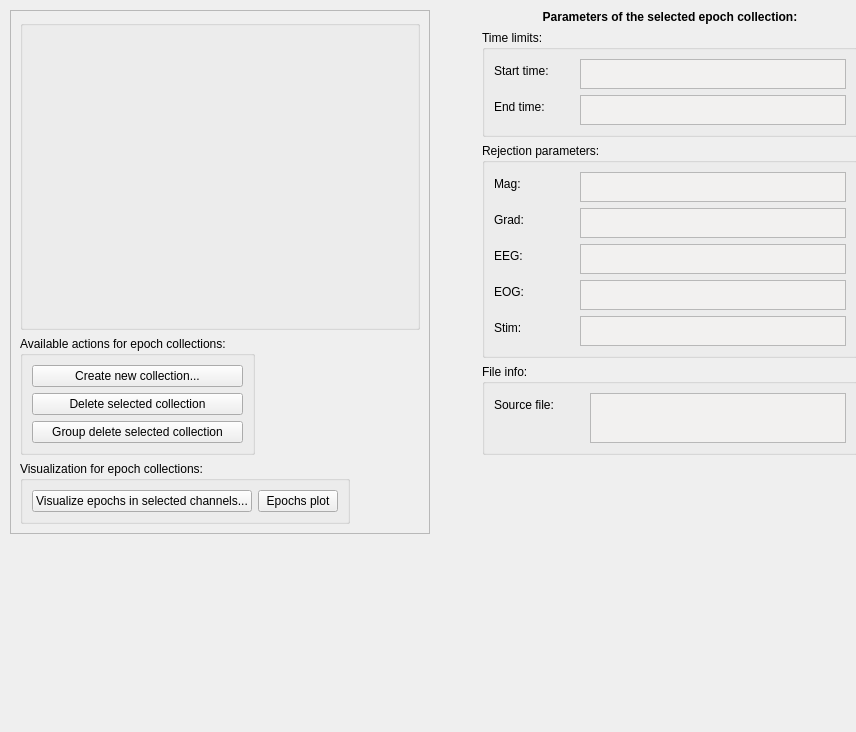
<?xml version="1.0" encoding="UTF-8"?>
<ui version="4.0">
 <class>mainWindowTabEpochs</class>
 <widget class="QWidget" name="mainWindowTabEpochs">
  <property name="geometry">
   <rect>
    <x>0</x>
    <y>0</y>
    <width>856</width>
    <height>732</height>
   </rect>
  </property>
  <property name="windowTitle">
   <string>Form</string>
  </property>
  <widget class="QWidget" name="layoutWidget">
   <property name="geometry">
    <rect>
     <x>10</x>
     <y>10</y>
     <width>848</width>
     <height>524</height>
    </rect>
   </property>
   <layout class="QGridLayout" name="gridLayout_15">
    <item row="1" column="2">
     <layout class="QVBoxLayout" name="verticalLayoutEpochsInfo">
      <item>
       <widget class="QLabel" name="labelParameters">
        <property name="font">
         <font>
          <weight>75</weight>
          <bold>true</bold>
         </font>
        </property>
        <property name="text">
         <string>Parameters of the selected epoch collection:</string>
        </property>
        <property name="alignment">
         <set>Qt::AlignCenter</set>
        </property>
       </widget>
      </item>
      <item>
       <widget class="QGroupBox" name="groupBoxEpochTimes">
        <property name="title">
         <string>Time limits:</string>
        </property>
        <layout class="QFormLayout" name="formLayout">
         <property name="fieldGrowthPolicy">
          <enum>QFormLayout::AllNonFixedFieldsGrow</enum>
         </property>
         <item row="1" column="0">
          <widget class="QLabel" name="labelTmin">
           <property name="minimumSize">
            <size>
             <width>80</width>
             <height>0</height>
            </size>
           </property>
           <property name="text">
            <string>Start time:</string>
           </property>
           <property name="alignment">
            <set>Qt::AlignLeading|Qt::AlignLeft|Qt::AlignVCenter</set>
           </property>
          </widget>
         </item>
         <item row="1" column="1">
          <widget class="QTextBrowser" name="textBrowserTmin">
           <property name="enabled">
            <bool>true</bool>
           </property>
           <property name="sizePolicy">
            <sizepolicy hsizetype="Preferred" vsizetype="Fixed">
             <horstretch>0</horstretch>
             <verstretch>0</verstretch>
            </sizepolicy>
           </property>
           <property name="minimumSize">
            <size>
             <width>0</width>
             <height>0</height>
            </size>
           </property>
           <property name="maximumSize">
            <size>
             <width>16777215</width>
             <height>30</height>
            </size>
           </property>
           <property name="sizeIncrement">
            <size>
             <width>0</width>
             <height>31</height>
            </size>
           </property>
           <property name="baseSize">
            <size>
             <width>0</width>
             <height>0</height>
            </size>
           </property>
           <property name="palette">
            <palette>
             <active>
              <colorrole role="Base">
               <brush brushstyle="SolidPattern">
                <color alpha="255">
                 <red>242</red>
                 <green>241</green>
                 <blue>240</blue>
                </color>
               </brush>
              </colorrole>
             </active>
             <inactive>
              <colorrole role="Base">
               <brush brushstyle="SolidPattern">
                <color alpha="255">
                 <red>242</red>
                 <green>241</green>
                 <blue>240</blue>
                </color>
               </brush>
              </colorrole>
             </inactive>
             <disabled>
              <colorrole role="Base">
               <brush brushstyle="SolidPattern">
                <color alpha="255">
                 <red>255</red>
                 <green>255</green>
                 <blue>255</blue>
                </color>
               </brush>
              </colorrole>
             </disabled>
            </palette>
           </property>
           <property name="frameShape">
            <enum>QFrame::StyledPanel</enum>
           </property>
          </widget>
         </item>
         <item row="2" column="0">
          <widget class="QLabel" name="labelTmax">
           <property name="minimumSize">
            <size>
             <width>80</width>
             <height>0</height>
            </size>
           </property>
           <property name="text">
            <string>End time:</string>
           </property>
           <property name="alignment">
            <set>Qt::AlignLeading|Qt::AlignLeft|Qt::AlignVCenter</set>
           </property>
          </widget>
         </item>
         <item row="2" column="1">
          <widget class="QTextBrowser" name="textBrowserTmax">
           <property name="enabled">
            <bool>true</bool>
           </property>
           <property name="sizePolicy">
            <sizepolicy hsizetype="Preferred" vsizetype="Preferred">
             <horstretch>0</horstretch>
             <verstretch>0</verstretch>
            </sizepolicy>
           </property>
           <property name="minimumSize">
            <size>
             <width>0</width>
             <height>0</height>
            </size>
           </property>
           <property name="maximumSize">
            <size>
             <width>16777215</width>
             <height>30</height>
            </size>
           </property>
           <property name="sizeIncrement">
            <size>
             <width>0</width>
             <height>31</height>
            </size>
           </property>
           <property name="palette">
            <palette>
             <active>
              <colorrole role="Base">
               <brush brushstyle="SolidPattern">
                <color alpha="255">
                 <red>242</red>
                 <green>241</green>
                 <blue>240</blue>
                </color>
               </brush>
              </colorrole>
             </active>
             <inactive>
              <colorrole role="Base">
               <brush brushstyle="SolidPattern">
                <color alpha="255">
                 <red>242</red>
                 <green>241</green>
                 <blue>240</blue>
                </color>
               </brush>
              </colorrole>
             </inactive>
             <disabled>
              <colorrole role="Base">
               <brush brushstyle="SolidPattern">
                <color alpha="255">
                 <red>255</red>
                 <green>255</green>
                 <blue>255</blue>
                </color>
               </brush>
              </colorrole>
             </disabled>
            </palette>
           </property>
          </widget>
         </item>
        </layout>
       </widget>
      </item>
      <item>
       <widget class="QGroupBox" name="groupBoxRejections">
        <property name="title">
         <string>Rejection parameters:</string>
        </property>
        <layout class="QFormLayout" name="formLayout_4">
         <property name="fieldGrowthPolicy">
          <enum>QFormLayout::AllNonFixedFieldsGrow</enum>
         </property>
         <item row="0" column="0">
          <widget class="QLabel" name="labelMagReject">
           <property name="minimumSize">
            <size>
             <width>80</width>
             <height>0</height>
            </size>
           </property>
           <property name="maximumSize">
            <size>
             <width>16777215</width>
             <height>16777215</height>
            </size>
           </property>
           <property name="text">
            <string>Mag:</string>
           </property>
           <property name="alignment">
            <set>Qt::AlignLeading|Qt::AlignLeft|Qt::AlignVCenter</set>
           </property>
          </widget>
         </item>
         <item row="0" column="1">
          <widget class="QTextBrowser" name="textBrowserMag">
           <property name="enabled">
            <bool>true</bool>
           </property>
           <property name="sizePolicy">
            <sizepolicy hsizetype="Preferred" vsizetype="Preferred">
             <horstretch>0</horstretch>
             <verstretch>0</verstretch>
            </sizepolicy>
           </property>
           <property name="minimumSize">
            <size>
             <width>0</width>
             <height>0</height>
            </size>
           </property>
           <property name="maximumSize">
            <size>
             <width>16777215</width>
             <height>30</height>
            </size>
           </property>
           <property name="sizeIncrement">
            <size>
             <width>0</width>
             <height>31</height>
            </size>
           </property>
           <property name="palette">
            <palette>
             <active>
              <colorrole role="Base">
               <brush brushstyle="SolidPattern">
                <color alpha="255">
                 <red>242</red>
                 <green>241</green>
                 <blue>240</blue>
                </color>
               </brush>
              </colorrole>
             </active>
             <inactive>
              <colorrole role="Base">
               <brush brushstyle="SolidPattern">
                <color alpha="255">
                 <red>242</red>
                 <green>241</green>
                 <blue>240</blue>
                </color>
               </brush>
              </colorrole>
             </inactive>
             <disabled>
              <colorrole role="Base">
               <brush brushstyle="SolidPattern">
                <color alpha="255">
                 <red>255</red>
                 <green>255</green>
                 <blue>255</blue>
                </color>
               </brush>
              </colorrole>
             </disabled>
            </palette>
           </property>
           <property name="frameShadow">
            <enum>QFrame::Sunken</enum>
           </property>
          </widget>
         </item>
         <item row="1" column="0">
          <widget class="QLabel" name="labelGradReject">
           <property name="minimumSize">
            <size>
             <width>75</width>
             <height>0</height>
            </size>
           </property>
           <property name="maximumSize">
            <size>
             <width>16777215</width>
             <height>16777215</height>
            </size>
           </property>
           <property name="text">
            <string>Grad:</string>
           </property>
           <property name="alignment">
            <set>Qt::AlignLeading|Qt::AlignLeft|Qt::AlignVCenter</set>
           </property>
          </widget>
         </item>
         <item row="1" column="1">
          <widget class="QTextBrowser" name="textBrowserGrad">
           <property name="sizePolicy">
            <sizepolicy hsizetype="Expanding" vsizetype="Expanding">
             <horstretch>0</horstretch>
             <verstretch>0</verstretch>
            </sizepolicy>
           </property>
           <property name="minimumSize">
            <size>
             <width>0</width>
             <height>0</height>
            </size>
           </property>
           <property name="maximumSize">
            <size>
             <width>16777215</width>
             <height>30</height>
            </size>
           </property>
           <property name="palette">
            <palette>
             <active>
              <colorrole role="Base">
               <brush brushstyle="SolidPattern">
                <color alpha="255">
                 <red>242</red>
                 <green>241</green>
                 <blue>240</blue>
                </color>
               </brush>
              </colorrole>
             </active>
             <inactive>
              <colorrole role="Base">
               <brush brushstyle="SolidPattern">
                <color alpha="255">
                 <red>242</red>
                 <green>241</green>
                 <blue>240</blue>
                </color>
               </brush>
              </colorrole>
             </inactive>
             <disabled>
              <colorrole role="Base">
               <brush brushstyle="SolidPattern">
                <color alpha="255">
                 <red>255</red>
                 <green>255</green>
                 <blue>255</blue>
                </color>
               </brush>
              </colorrole>
             </disabled>
            </palette>
           </property>
          </widget>
         </item>
         <item row="2" column="0">
          <widget class="QLabel" name="labelEegReject">
           <property name="minimumSize">
            <size>
             <width>75</width>
             <height>0</height>
            </size>
           </property>
           <property name="text">
            <string>EEG:</string>
           </property>
           <property name="alignment">
            <set>Qt::AlignLeading|Qt::AlignLeft|Qt::AlignVCenter</set>
           </property>
          </widget>
         </item>
         <item row="2" column="1">
          <widget class="QTextBrowser" name="textBrowserEEG">
           <property name="maximumSize">
            <size>
             <width>16777215</width>
             <height>30</height>
            </size>
           </property>
           <property name="palette">
            <palette>
             <active>
              <colorrole role="Base">
               <brush brushstyle="SolidPattern">
                <color alpha="255">
                 <red>242</red>
                 <green>241</green>
                 <blue>240</blue>
                </color>
               </brush>
              </colorrole>
             </active>
             <inactive>
              <colorrole role="Base">
               <brush brushstyle="SolidPattern">
                <color alpha="255">
                 <red>242</red>
                 <green>241</green>
                 <blue>240</blue>
                </color>
               </brush>
              </colorrole>
             </inactive>
             <disabled>
              <colorrole role="Base">
               <brush brushstyle="SolidPattern">
                <color alpha="255">
                 <red>255</red>
                 <green>255</green>
                 <blue>255</blue>
                </color>
               </brush>
              </colorrole>
             </disabled>
            </palette>
           </property>
          </widget>
         </item>
         <item row="3" column="0">
          <widget class="QLabel" name="labelEogReject">
           <property name="minimumSize">
            <size>
             <width>75</width>
             <height>0</height>
            </size>
           </property>
           <property name="text">
            <string>EOG:</string>
           </property>
           <property name="alignment">
            <set>Qt::AlignLeading|Qt::AlignLeft|Qt::AlignVCenter</set>
           </property>
          </widget>
         </item>
         <item row="3" column="1">
          <widget class="QTextBrowser" name="textBrowserEOG">
           <property name="maximumSize">
            <size>
             <width>16777215</width>
             <height>30</height>
            </size>
           </property>
           <property name="palette">
            <palette>
             <active>
              <colorrole role="Base">
               <brush brushstyle="SolidPattern">
                <color alpha="255">
                 <red>242</red>
                 <green>241</green>
                 <blue>240</blue>
                </color>
               </brush>
              </colorrole>
             </active>
             <inactive>
              <colorrole role="Base">
               <brush brushstyle="SolidPattern">
                <color alpha="255">
                 <red>242</red>
                 <green>241</green>
                 <blue>240</blue>
                </color>
               </brush>
              </colorrole>
             </inactive>
             <disabled>
              <colorrole role="Base">
               <brush brushstyle="SolidPattern">
                <color alpha="255">
                 <red>255</red>
                 <green>255</green>
                 <blue>255</blue>
                </color>
               </brush>
              </colorrole>
             </disabled>
            </palette>
           </property>
          </widget>
         </item>
         <item row="4" column="0">
          <widget class="QLabel" name="labelStimReject">
           <property name="minimumSize">
            <size>
             <width>75</width>
             <height>0</height>
            </size>
           </property>
           <property name="text">
            <string>Stim:</string>
           </property>
           <property name="alignment">
            <set>Qt::AlignLeading|Qt::AlignLeft|Qt::AlignVCenter</set>
           </property>
          </widget>
         </item>
         <item row="4" column="1">
          <widget class="QTextBrowser" name="textBrowserStim">
           <property name="maximumSize">
            <size>
             <width>16777215</width>
             <height>30</height>
            </size>
           </property>
           <property name="palette">
            <palette>
             <active>
              <colorrole role="Base">
               <brush brushstyle="SolidPattern">
                <color alpha="255">
                 <red>242</red>
                 <green>241</green>
                 <blue>240</blue>
                </color>
               </brush>
              </colorrole>
             </active>
             <inactive>
              <colorrole role="Base">
               <brush brushstyle="SolidPattern">
                <color alpha="255">
                 <red>242</red>
                 <green>241</green>
                 <blue>240</blue>
                </color>
               </brush>
              </colorrole>
             </inactive>
             <disabled>
              <colorrole role="Base">
               <brush brushstyle="SolidPattern">
                <color alpha="255">
                 <red>255</red>
                 <green>255</green>
                 <blue>255</blue>
                </color>
               </brush>
              </colorrole>
             </disabled>
            </palette>
           </property>
          </widget>
         </item>
        </layout>
       </widget>
      </item>
      <item>
       <widget class="QGroupBox" name="groupBoxWorkingFile">
        <property name="title">
         <string>File info:</string>
        </property>
        <layout class="QFormLayout" name="formLayout_2">
         <item row="0" column="0">
          <widget class="QLabel" name="labelWorkingFile">
           <property name="minimumSize">
            <size>
             <width>90</width>
             <height>0</height>
            </size>
           </property>
           <property name="maximumSize">
            <size>
             <width>16777215</width>
             <height>6000</height>
            </size>
           </property>
           <property name="text">
            <string>Source file:</string>
           </property>
          </widget>
         </item>
         <item row="0" column="1">
          <widget class="QTextBrowser" name="textBrowserWorkingFile">
           <property name="minimumSize">
            <size>
             <width>0</width>
             <height>50</height>
            </size>
           </property>
           <property name="maximumSize">
            <size>
             <width>16777215</width>
             <height>30</height>
            </size>
           </property>
           <property name="palette">
            <palette>
             <active>
              <colorrole role="Base">
               <brush brushstyle="SolidPattern">
                <color alpha="255">
                 <red>242</red>
                 <green>241</green>
                 <blue>240</blue>
                </color>
               </brush>
              </colorrole>
             </active>
             <inactive>
              <colorrole role="Base">
               <brush brushstyle="SolidPattern">
                <color alpha="255">
                 <red>242</red>
                 <green>241</green>
                 <blue>240</blue>
                </color>
               </brush>
              </colorrole>
             </inactive>
             <disabled>
              <colorrole role="Base">
               <brush brushstyle="SolidPattern">
                <color alpha="255">
                 <red>255</red>
                 <green>255</green>
                 <blue>255</blue>
                </color>
               </brush>
              </colorrole>
             </disabled>
            </palette>
           </property>
           <property name="frameShape">
            <enum>QFrame::StyledPanel</enum>
           </property>
          </widget>
         </item>
        </layout>
       </widget>
      </item>
      <item>
       <layout class="QHBoxLayout" name="horizontalLayoutSource">
        <property name="sizeConstraint">
         <enum>QLayout::SetDefaultConstraint</enum>
        </property>
       </layout>
      </item>
      <item>
       <spacer name="verticalSpacer_2">
        <property name="orientation">
         <enum>Qt::Vertical</enum>
        </property>
        <property name="sizeHint" stdset="0">
         <size>
          <width>20</width>
          <height>40</height>
         </size>
        </property>
       </spacer>
      </item>
     </layout>
    </item>
    <item row="1" column="0">
     <widget class="QFrame" name="frameEpochsActions">
      <property name="sizePolicy">
       <sizepolicy hsizetype="Expanding" vsizetype="Preferred">
        <horstretch>0</horstretch>
        <verstretch>0</verstretch>
       </sizepolicy>
      </property>
      <property name="frameShape">
       <enum>QFrame::StyledPanel</enum>
      </property>
      <property name="frameShadow">
       <enum>QFrame::Raised</enum>
      </property>
      <layout class="QFormLayout" name="formLayout_5">
       <item row="0" column="0">
        <widget class="QGroupBox" name="groupBoxEpochCollections">
         <property name="sizePolicy">
          <sizepolicy hsizetype="Preferred" vsizetype="Expanding">
           <horstretch>0</horstretch>
           <verstretch>1</verstretch>
          </sizepolicy>
         </property>
         <property name="minimumSize">
          <size>
           <width>400</width>
           <height>300</height>
          </size>
         </property>
         <property name="title">
          <string/>
         </property>
         <property name="flat">
          <bool>false</bool>
         </property>
         <layout class="QGridLayout" name="gridLayout"/>
        </widget>
       </item>
       <item row="1" column="0">
        <widget class="QGroupBox" name="groupBoxEpochsManage">
         <property name="title">
          <string>Available actions for epoch collections:</string>
         </property>
         <layout class="QGridLayout" name="gridLayout_27">
          <item row="0" column="0">
           <widget class="QPushButton" name="pushButtonCreateEpochs">
            <property name="text">
             <string>Create new collection...</string>
            </property>
           </widget>
          </item>
          <item row="1" column="0">
           <widget class="QPushButton" name="pushButtonDeleteEpochs">
            <property name="text">
             <string>Delete selected collection</string>
            </property>
           </widget>
          </item>
          <item row="2" column="0">
           <widget class="QPushButton" name="pushButtonGroupDeleteEpochs">
            <property name="text">
             <string>Group delete selected collection</string>
            </property>
           </widget>
          </item>
         </layout>
        </widget>
       </item>
       <item row="2" column="0">
        <widget class="QGroupBox" name="groupBoxEpochsAnalysis">
         <property name="minimumSize">
          <size>
           <width>0</width>
           <height>0</height>
          </size>
         </property>
         <property name="maximumSize">
          <size>
           <width>500</width>
           <height>240</height>
          </size>
         </property>
         <property name="title">
          <string>Visualization for epoch collections:</string>
         </property>
         <layout class="QGridLayout" name="gridLayout_28">
          <item row="0" column="0">
           <layout class="QHBoxLayout" name="horizontalLayout_17">
            <item>
             <widget class="QPushButton" name="pushButtonVisualizeEpochChannels">
              <property name="text">
               <string>Visualize epochs in selected channels...</string>
              </property>
             </widget>
            </item>
            <item>
             <widget class="QPushButton" name="pushButtonEpochsPlot">
              <property name="text">
               <string>Epochs plot</string>
              </property>
             </widget>
            </item>
           </layout>
          </item>
         </layout>
        </widget>
       </item>
      </layout>
     </widget>
    </item>
    <item row="1" column="1">
     <spacer name="horizontalSpacer_8">
      <property name="orientation">
       <enum>Qt::Horizontal</enum>
      </property>
      <property name="sizeHint" stdset="0">
       <size>
        <width>40</width>
        <height>20</height>
       </size>
      </property>
     </spacer>
    </item>
   </layout>
  </widget>
 </widget>
 <resources/>
 <connections/>
</ui>
